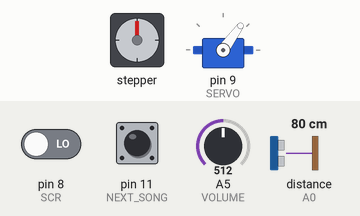
The sketch below on a simulated Arduino Uno, built with avr-gcc and run on an emulated ATmega328P. On the bench: stepper motor, servo. Wiring (inferred from the names in the program): stepper motor driver (200 steps per turn assumed): step pin 4; direction pin 3. The test bench sets the inputs (shaded band); at power-on: distance to the obstacle (sensor on A0) 80 cm, pin 8 (SCR) LOW, pin 11 (NEXT_SONG) LOW, A5 (VOLUME) = 512. What the sketch prints to the serial monitor is not drawn.

Above: at 1.2 s.
1.3 s: distance to the obstacle (sensor on A0) set to 67 cm
4.3 s: distance to the obstacle (sensor on A0) set to 57 cm
At 5.8 s:
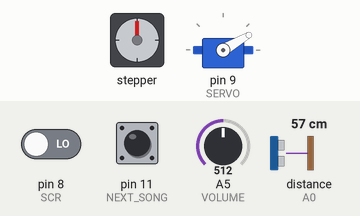
6.1 s: pin 8 (SCR) driven HIGH
At 8.3 s:
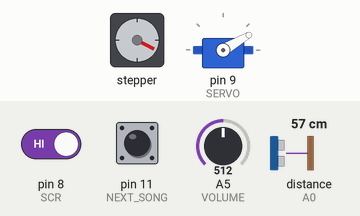
8.6 s: distance to the obstacle (sensor on A0) set to 27 cm
At 8.78 s:
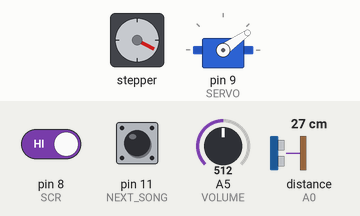
Timing chart, 0 to 11.4 s (numbered marks = the images above; inputs shaded):
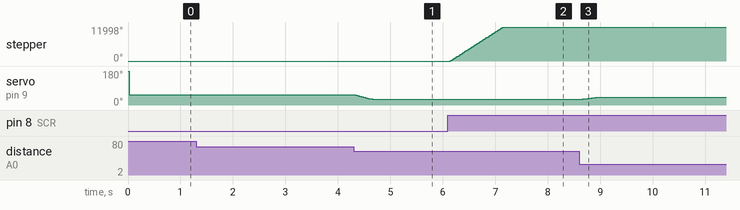

The sketch:

rcp.ino
```cpp
/*
* RCP prototype
* by Francesco Soave
*/

#include <Servo.h>
#include <SharpIR.h>

#define SERVO 9
#define SHARP A0
#define SCR 8 //screen butt
#define DIR_PIN 3 //stepper dir
#define STEP_PIN 4// stepper step
#define SERVO_SHARP_DIST (int)45
#define SIZE 10 //array length
#define NEXT_SONG 11 //butt
#define VOLUME 5 //pot


Servo my_servo;  //servo obj
SharpIR sharp(SHARP,25,93,1080);

int pos = 0;    //servo position
int val = 0;    //sharp input val
int servo_upd = 0;
float avg = 0; //media
int scr_state= 0; //screen butt
int next_state = 0; //change song butt
boolean step_lock = false;
boolean next_lock = false;
boolean dir = true;
int old_avg = 0;
int raw_pot = 0;
int volume = 0;

int my_values[SIZE]; //IR val

void setup() {
    Serial.begin(9600);

    my_servo.attach(SERVO);  // attaches the servo on pin 9 to the servo object
    pinMode(SHARP, INPUT);
    pinMode(SCR, INPUT);
    pinMode(VOLUME, INPUT);
    pinMode(DIR_PIN, OUTPUT);
    pinMode(STEP_PIN, OUTPUT);
    pinMode(NEXT_SONG, INPUT);

    my_servo.write(180); //init servo

    //array init
    int i;
    for(i=0;i<SIZE;i++)
        my_values[i] = 0;
}

void loop(){
    int int_avg;
    int i=0;

    scr_state = digitalRead(SCR); //button per schermo
    next_state = digitalRead(NEXT_SONG); //butt next song
    int dis = sharp.distance();//distance (cm)
    dis+=2; //improve the library

    raw_pot = analogRead(VOLUME);
    volume = map(raw_pot, 0, 1023, 0, 100);
    Serial.print(volume);
    Serial.print(",");

    if(dis > 80 || dis < 0) //60 è il limite di max distanza del sensore
        dis = 80;

    //change song
    if(next_state == HIGH)
        Serial.println(200);
    else
        Serial.println();

    //stepper
    if(scr_state == HIGH){
        if(step_lock){
            if(dir){
                rotateDeg(1500,1); //ruota stepper +
                dir = false;
            }else{
                rotateDeg(-1500,1); //ruota stepper -
                dir = true;
            }
            step_lock = false;
        }
    }else
        step_lock = true;

    //  calc avg
    for(;i<SIZE;i++)
        avg += my_values[i];

    int_avg = (int)avg/SIZE;

    if(int_avg > 30)
        int_avg+=12;
    else if(int_avg < 30 && int_avg > 10)
        int_avg+=13;
    else
        int_avg+=14;

    if(int_avg > old_avg || int_avg < old_avg){ //servo internal check
        servo_upd = calcAngle(int_avg);
        my_servo.write(servo_upd);
        delay(15);
    }

    //get rid of glitches
    dis = removeGlitch(dis, int_avg);

    //update array
    arrShift(my_values, SIZE);
    my_values[9] = dis;

    old_avg = int_avg;
    avg = 0; //reset

    //delay(100);
    }

int removeGlitch(int dis, int int_avg){
    int i;
    if(dis > int_avg+50){
        int massimo = 0;
        for(i=0;i<10;i++){
          if(my_values[i] > massimo)
            massimo = my_values[i];
        }
        dis = massimo;
    }else if(dis < int_avg-50){
        int minimo = 9999;
        for(i=0;i<10;i++){
          if(my_values[i] < minimo)
            minimo = my_values[i];
        }
        dis = minimo;
    }
    return dis;
}

int calcAngle(int val){
    float ipoten = sqrt(sq(SERVO_SHARP_DIST)+sq(val));
    float cos_alpha = SERVO_SHARP_DIST/ipoten;
    int angle = (cos_alpha*4068)/71;

    return (int)angle;
}

void arrShift(int *a, int n) {
    int i;
    for(i=0;i!=n-1;i++){
      *(a+i)=*(a+i+1);
    }
}

void rotateDeg(float deg, float speed){
    int dir = (deg > 0)? HIGH:LOW;
    digitalWrite(DIR_PIN,dir);

    int steps = abs(deg)*(1/0.225);
    float usDelay = (1/speed) * 70;

    for(int i=0; i < steps; i++){
        digitalWrite(STEP_PIN, HIGH);
        delayMicroseconds(usDelay);

        digitalWrite(STEP_PIN, LOW);
        delayMicroseconds(usDelay);
    }
}
```

Measured:
- the behaviour switches between 63 and 62 cm on distance to the obstacle (sensor on A0) (found by bisection; images 0 and 1)
- after the input at 1.3 s, every drawn part: stays the same
- after the input at 4.3 s, servo on pin 9 (SERVO): moves from 54° to 30° over 0.32 s, starting at once
- after the input at 6.1 s, stepper: turns 11998° clockwise in 1.0 s, starting at once
- after the input at 8.6 s, servo on pin 9 (SERVO): moves from 30° to 41° over 0.32 s, starting at once
